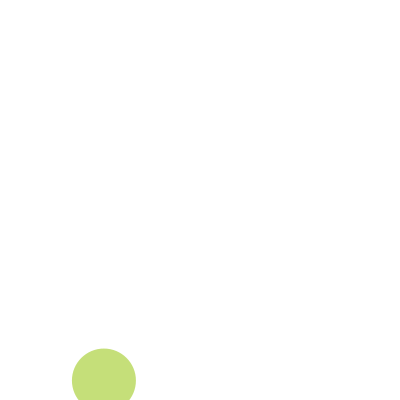
Frame 1 (no input)
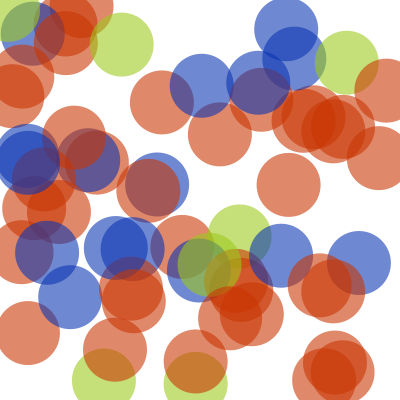
Frame 60 (the mouse pressed at the canvas centre just before this capture)
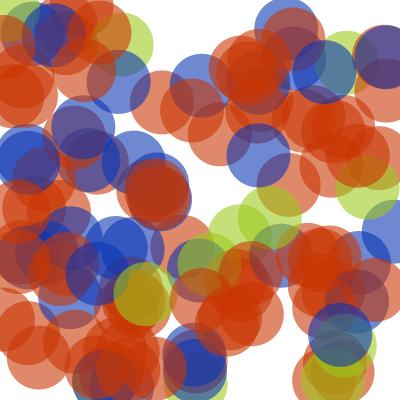
Frame 120 (the mouse held since frame 60 and released just before this capture)

The Processing sketch that drew these frames (run headless with seeded random() and noise(); from frame 60 on, the mouse is pressed at the canvas centre):

// Processing sketch: processing_119116
// ── processing_119116.pde

// Learning Processing Example 13-3. Probabilities.

final float RED_PROB = 0.6;
final float GREEN_PROB = 0.1;
final float BLUE_PROB = 0.3;
final int CIRCLE_DIAMETER = 64;

color red = color(200, 53, 2, 150);
color green = color(156, 200, 28, 150);
color blue = color(10, 52, 178, 150);

void setup() {
  size(400, 400);
  background(255);
  noStroke();
}

void draw() {
  float num = random(1);
  if (num < RED_PROB) {
    fill(red);
  } else if (num < RED_PROB + GREEN_PROB) {
    fill(green);
  } else {
    fill(blue);
  }
  ellipse(random(width), random(height), CIRCLE_DIAMETER, CIRCLE_DIAMETER);
}
